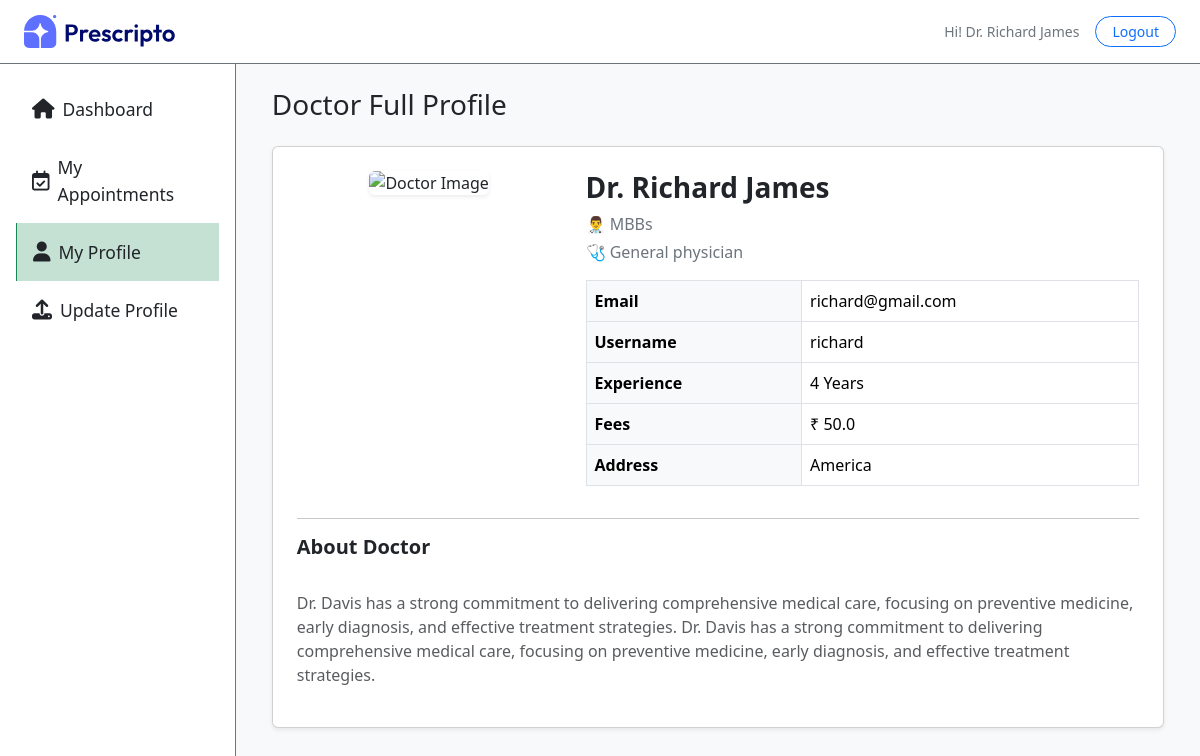
Screenshot of /doctor_profile/ (signed in) with the database file from the repository.
### appointment/models.py (models this page shows, shortened)
class Doctor(models.Model):
    image = CloudinaryField('image', folder='doctor_image')
    name = models.CharField(max_length=100)
    email = models.EmailField()
    username = models.CharField(max_length=255, unique=True)
    password = models.CharField(max_length=100)
    experience = models.IntegerField()
    fees = models.FloatField()
    category = models.ForeignKey(Category, on_delete=models.CASCADE)
    degree = models.CharField(max_length=50)
    about = models.TextField()
    address = models.TextField()

class Category(models.Model):
    name = models.CharField(max_length=100)

### appointment/views.py (the view)
# urls.py: path('doctor_profile/', views.doctor_profile, name='doctor_profile'),
def doctor_profile(request):
    doctor_id = request.session.get('doctor_id')
    doctor = Doctor.objects.get(id=doctor_id)
    return render(request, 'dashboard/doctor_profile.html', {"role" : "doctor", 'action': 'profile', 'doctor': doctor})

### templates/dashboard/doctor_profile.html
{% extends "dashboard/layout.html" %}
{% load static %}
{% block contant %}
<section class="flex-grow p-4 bg-light w-100">
    <div class="container">
        <h3 class="mb-4">Doctor Full Profile</h3>
        <div class="card shadow-sm p-4">
            <div class="row">
                <div class="col-md-4 text-center">
                    <img src="{{ doctor.image.url }}"
                         alt="Doctor Image"
                         class="img-fluid rounded shadow-sm mb-3"
                         style="max-height: 280px; object-fit: cover;">
                </div>
                <div class="col-md-8">
                    <h3 class="fw-bold">{{ doctor.name }}</h3>
                    <p class="text-secondary mb-1">👨‍⚕️ {{ doctor.degree }}</p>
                    <p class="text-secondary mb-3">🩺 {{ doctor.category.name }}</p>
                    <table class="table table-bordered">
                        <tr>
                            <th class="bg-light">Email</th>
                            <td>{{ doctor.email }}</td>
                        </tr>
                        <tr>
                            <th class="bg-light">Username</th>
                            <td>{{ doctor.username }}</td>
                        </tr>
                        <tr>
                            <th class="bg-light">Experience</th>
                            <td>{{ doctor.experience }} Years</td>
                        </tr>
                        <tr>
                            <th class="bg-light">Fees</th>
                            <td>₹ {{ doctor.fees }}</td>
                        </tr>
                        <tr>
                            <th class="bg-light">Address</th>
                            <td>{{ doctor.address }}</td>
                        </tr>
                    </table>
                </div>
            </div>
            <hr>
            <h5 class="fw-bold">About Doctor</h5>
            <p class="text-muted" style="white-space: pre-line;">
                {{ doctor.about }}
            </p>
        </div>
    </div>
</section>
{% endblock %}

### templates/dashboard/layout.html (shortened to what this page needs)
<!DOCTYPE html>
<html lang="en">
<head>
    <link href="https://cdn.jsdelivr.net/npm/bootstrap@5.3.3/dist/css/bootstrap.min.css" rel="stylesheet" />
    <link href="https://cdnjs.cloudflare.com/ajax/libs/font-awesome/5.15.3/css/all.min.css" rel="stylesheet" />
    <link rel="stylesheet" href="https://cdnjs.cloudflare.com/ajax/libs/font-awesome/6.7.2/css/all.min.css" />
</head>
{% load static %}
<body>
    <header class="d-flex justify-content-between align-items-center border-bottom border-secondary px-4"
        style="height: 64px;">
        <div class="d-flex align-items-center position-relative">
            <a href="{% url "dash_admin" %}">
                <img src="{% static "assets/assets_frontend/logo.svg" %}" alt="GreenCart logo icon with green color" width='70%'>
            </a>
        </div>
        <div class="d-flex align-items-center gap-3 text-secondary small">
            {% if role == 'admin' %}
                <span>Hi! Admin</span>
            {% else %}
                <span>Hi! {{ doctor.name }}</span>
            {% endif %}
            <a href="{% url "dash_logout" %}" class="btn btn-outline-primary btn-sm rounded-pill px-3 py-1">Logout</a>
        </div>
    </header>
    <main class="d-flex" style="min-height: calc(100vh - 64px);">
        {% if role == 'doctor' %}
            <nav id="sidebar" class="border-end border-secondary p-3" style="width: 18rem;">
                <a href="{% url "doctor_dashboard" %}" class="nav-link d-flex align-items-center gap-2 p-3 fs-5 text-dark {% if action == 'doctor' %}bg-success bg-opacity-25 border-start border-success fw-medium{% endif %}" data-id="add">
                    <i class="fa-solid fa-house"></i> <span class='small'>Dashboard</span>
                </a>
                <a href="{% url "doctor_appointments" %}" class="nav-link d-flex align-items-center gap-2 p-3 fs-5 text-dark " data-id="add">
                   <i class="fa-regular fa-calendar-check"></i><span class='small'>My Appointments</span>
                </a>
                <a href="{% url "doctor_profile" %}" class="nav-link d-flex align-items-center gap-2 p-3 fs-5 text-dark {% if action == 'profile' %}bg-success bg-opacity-25 border-start border-success fw-medium{% endif %}" data-id="add">
                    <i class="fa-solid fa-user"></i> <span class='small'>My Profile</span>
                </a>
                <a href="{% url "edit_doctor" %}" class="nav-link d-flex align-items-center gap-2 p-3 fs-5 text-dark {% if action == 'edit_doctor' %}bg-success bg-opacity-25 border-start border-success fw-medium{% endif %}" data-id="add">
                    <i class="fa-solid fa-upload"></i> <span class='small'>Update Profile</span>
                </a>
            </nav>
        {% endif %}
        {% block contant %}
        {% endblock %}
    </main>
</body>
</html>

### rows the page displays
Doctor: name "Dr. Richard James", degree "MBBs", category.name "General physician", email "richard@gmail.com", username "richard", experience "4", fees "50.0", address "America", about "Dr. Davis has a strong commitment to delivering comprehensive medical care, focusing on preventive medicine, early diagnosis, and effective treatment strategies. Dr. Davis has a strong commitment to delivering comprehensive medical care, focusing on preventive medicine, early diagnosis, and effective treatment strategies."
